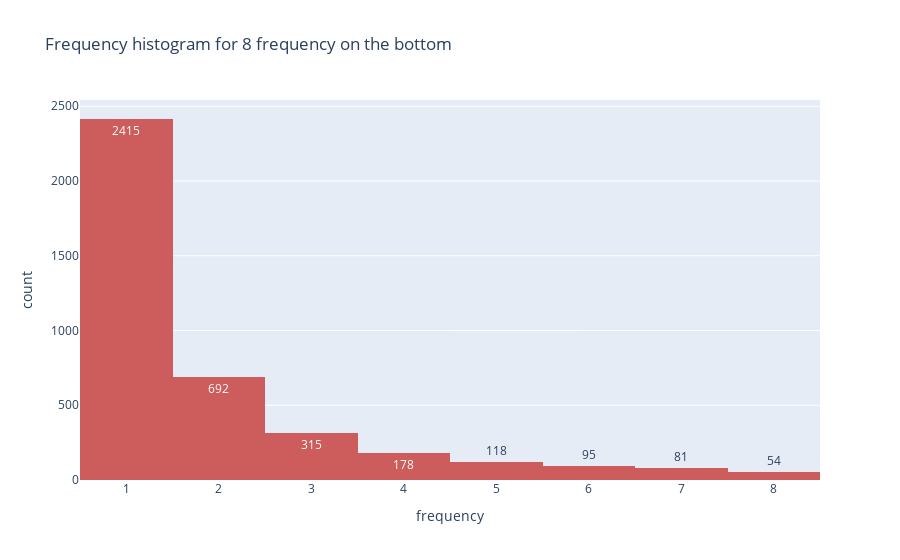

Notebook code cell kept with this figure:
### Markdown cell above
Let us execute the pipeline and investigate the results.

### Code cell
wolof_results = pipeline1.execute_pipeline("nlp_pipeline")

### Figure 1 — Plotly figure (JSON) as saved in the notebook; plotly's stock layout.template omitted (floating-point values rounded to 4 significant figures; data arrays with more than 128 entries replaced by an {"elided": "..."} marker saying what was removed)
{"data": [{"alignmentgroup": "True", "bingroup": "x", "hovertemplate": "frequency=%{x}<br>count=%{y}<extra></extra>", "legendgroup": "", "marker": {"color": "indianred", "pattern": {"shape": ""}}, "name": "", "offsetgroup": "", "orientation": "v", "showlegend": false, "texttemplate": "%{value}", "type": "histogram", "x": {"elided": "3948 int values"}, "xaxis": "x", "yaxis": "y"}], "layout": {"barmode": "relative", "legend": {"tracegroupgap": 0}, "title": {"text": "Frequency histogram for 8 frequency on the bottom"}, "xaxis": {"anchor": "y", "domain": [0, 1], "title": {"text": "frequency"}}, "yaxis": {"anchor": "x", "domain": [0, 1], "title": {"text": "count"}}}}
